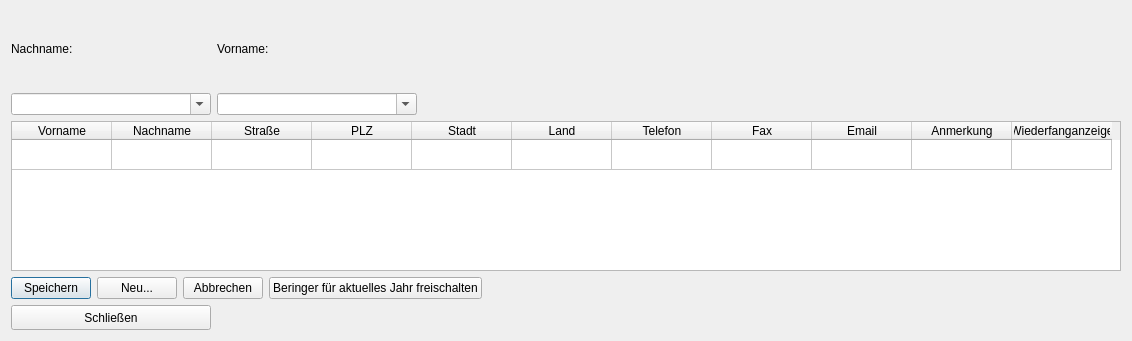
<?xml version="1.0" encoding="UTF-8"?>
<ui version="4.0">
 <class>beringerverwaltung</class>
 <widget class="QDialog" name="beringerverwaltung">
  <property name="geometry">
   <rect>
    <x>0</x>
    <y>0</y>
    <width>1132</width>
    <height>341</height>
   </rect>
  </property>
  <property name="sizePolicy">
   <sizepolicy hsizetype="Preferred" vsizetype="Preferred">
    <horstretch>0</horstretch>
    <verstretch>0</verstretch>
   </sizepolicy>
  </property>
  <property name="windowTitle">
   <string>beringerverwaltung</string>
  </property>
  <layout class="QGridLayout" name="gridLayout_2">
   <item row="0" column="0">
    <layout class="QVBoxLayout" name="verticalLayout">
     <item>
      <layout class="QGridLayout" name="gridLayout">
       <item row="1" column="0">
        <widget class="QComboBox" name="CMB_nachname">
         <property name="minimumSize">
          <size>
           <width>200</width>
           <height>0</height>
          </size>
         </property>
         <property name="editable">
          <bool>true</bool>
         </property>
         <property name="insertPolicy">
          <enum>QComboBox::NoInsert</enum>
         </property>
        </widget>
       </item>
       <item row="0" column="0">
        <widget class="QLabel" name="label">
         <property name="text">
          <string>Nachname:</string>
         </property>
        </widget>
       </item>
       <item row="1" column="2">
        <spacer name="horizontalSpacer">
         <property name="orientation">
          <enum>Qt::Horizontal</enum>
         </property>
         <property name="sizeHint" stdset="0">
          <size>
           <width>40</width>
           <height>20</height>
          </size>
         </property>
        </spacer>
       </item>
       <item row="1" column="1">
        <widget class="QComboBox" name="CMB_nachname_2">
         <property name="minimumSize">
          <size>
           <width>200</width>
           <height>0</height>
          </size>
         </property>
         <property name="editable">
          <bool>true</bool>
         </property>
         <property name="insertPolicy">
          <enum>QComboBox::NoInsert</enum>
         </property>
        </widget>
       </item>
       <item row="0" column="1">
        <widget class="QLabel" name="label_2">
         <property name="text">
          <string>Vorname:</string>
         </property>
        </widget>
       </item>
      </layout>
     </item>
     <item>
      <widget class="QTableWidget" name="TBL_beringer">
       <property name="enabled">
        <bool>true</bool>
       </property>
       <property name="maximumSize">
        <size>
         <width>16777215</width>
         <height>150</height>
        </size>
       </property>
       <attribute name="horizontalHeaderDefaultSectionSize">
        <number>100</number>
       </attribute>
       <attribute name="verticalHeaderVisible">
        <bool>false</bool>
       </attribute>
       <attribute name="verticalHeaderHighlightSections">
        <bool>true</bool>
       </attribute>
       <row>
        <property name="text">
         <string>1</string>
        </property>
       </row>
       <column>
        <property name="text">
         <string>Vorname</string>
        </property>
       </column>
       <column>
        <property name="text">
         <string>Nachname</string>
        </property>
       </column>
       <column>
        <property name="text">
         <string>Straße</string>
        </property>
       </column>
       <column>
        <property name="text">
         <string>PLZ</string>
        </property>
       </column>
       <column>
        <property name="text">
         <string>Stadt</string>
        </property>
       </column>
       <column>
        <property name="text">
         <string>Land</string>
        </property>
       </column>
       <column>
        <property name="text">
         <string>Telefon</string>
        </property>
       </column>
       <column>
        <property name="text">
         <string>Fax</string>
        </property>
       </column>
       <column>
        <property name="text">
         <string>Email</string>
        </property>
       </column>
       <column>
        <property name="text">
         <string>Anmerkung</string>
        </property>
       </column>
       <column>
        <property name="text">
         <string>Wiederfanganzeige</string>
        </property>
       </column>
      </widget>
     </item>
     <item>
      <layout class="QHBoxLayout" name="horizontalLayout_2">
       <item>
        <widget class="QPushButton" name="BTN_speichern">
         <property name="text">
          <string>Speichern</string>
         </property>
        </widget>
       </item>
       <item>
        <widget class="QPushButton" name="BTN_neu">
         <property name="text">
          <string>Neu...</string>
         </property>
        </widget>
       </item>
       <item>
        <widget class="QPushButton" name="BTN_abbrechen">
         <property name="text">
          <string>Abbrechen</string>
         </property>
        </widget>
       </item>
       <item>
        <widget class="QPushButton" name="BTN_aktivieren">
         <property name="text">
          <string>Beringer für aktuelles Jahr freischalten</string>
         </property>
        </widget>
       </item>
       <item>
        <spacer name="horizontalSpacer_3">
         <property name="orientation">
          <enum>Qt::Horizontal</enum>
         </property>
         <property name="sizeHint" stdset="0">
          <size>
           <width>40</width>
           <height>20</height>
          </size>
         </property>
        </spacer>
       </item>
      </layout>
     </item>
     <item>
      <layout class="QVBoxLayout" name="verticalLayout_2">
       <item>
        <layout class="QHBoxLayout" name="horizontalLayout_3">
         <item>
          <widget class="QPushButton" name="BTN_schliessen">
           <property name="minimumSize">
            <size>
             <width>200</width>
             <height>25</height>
            </size>
           </property>
           <property name="text">
            <string>Schließen</string>
           </property>
          </widget>
         </item>
         <item>
          <spacer name="horizontalSpacer_4">
           <property name="orientation">
            <enum>Qt::Horizontal</enum>
           </property>
           <property name="sizeHint" stdset="0">
            <size>
             <width>40</width>
             <height>20</height>
            </size>
           </property>
          </spacer>
         </item>
        </layout>
       </item>
      </layout>
     </item>
    </layout>
   </item>
  </layout>
 </widget>
 <resources/>
 <connections/>
</ui>
